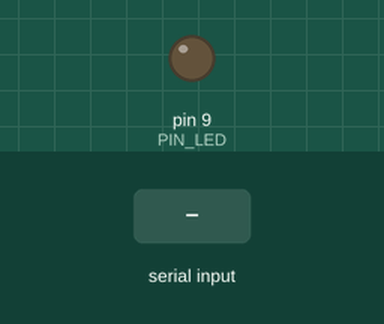
Recording of a sketch running on a simulated Arduino Uno, built with avr-gcc and run on an emulated ATmega328P. On the bench: output pins drawn as LEDs (lit = HIGH). Inputs (shaded band) come from the test bench.

Above: at 1.2 s.
1.3 s: byte 30 received over Serial
At 2.5 s:
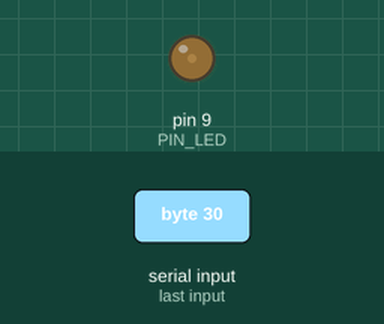
2.8 s: byte 90 received over Serial
At 3.8 s:
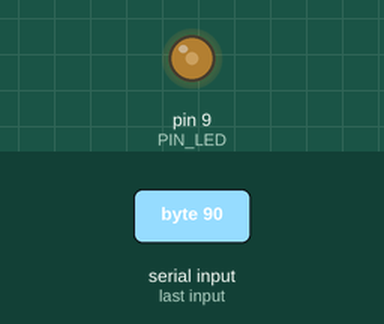
Timing chart, 0 to 5.8 s (numbered marks = the images above; inputs shaded):
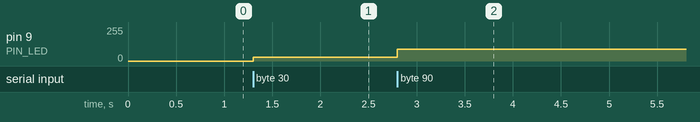

Measured:
- after the input at 1.3 s, pin 9 (PIN_LED): 0/255 → 30/255 at once
- after the input at 2.8 s, pin 9 (PIN_LED): 30/255 → 90/255 at once

The sketch:

06_mediapipe_finger.ino
```cpp
#define PIN_LED 9


void setup() {

  Serial.begin(115200);
  pinMode(PIN_LED, OUTPUT);
}

void loop() {

  if (Serial.available())
  {
    int led = Serial.read();
    led  = constrain(led, -1, 255);
    analogWrite(PIN_LED, led);
  }
}
```
